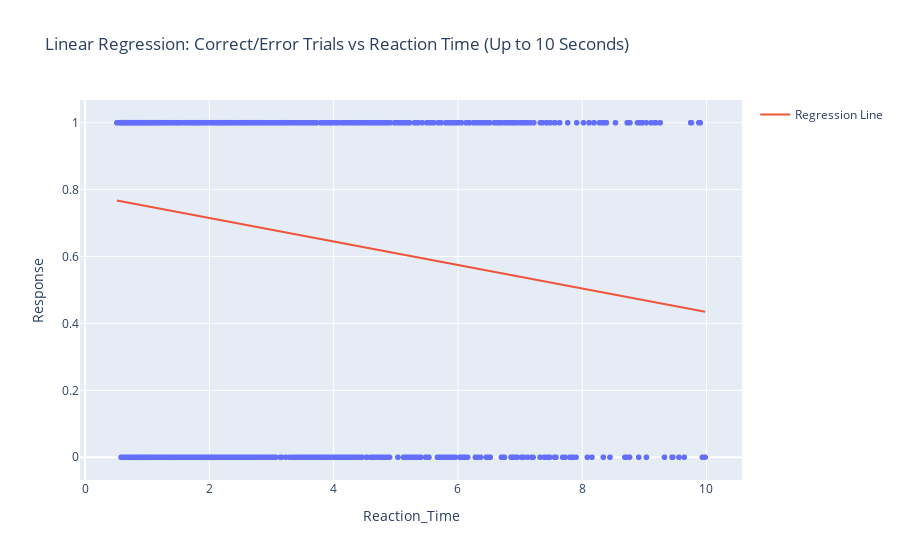

This figure's notebook cell:
### Code cell
# Predict correct trials by reaction time
df = pd.DataFrame(trial_data)

# Filter out trials that took longer than 10 seconds
df = df[df['Reaction_Time'] <= 10]

# Convert 'Response' column to numeric (True -> 1, False -> 0)
df['Response'] = df['Response'].astype(int)

# Define the predictor and target variables
X = df[['Reaction_Time']]
y = df['Response']

# Perform linear regression
model = LinearRegression()
model.fit(X, y)

# Predict values
df['Predicted'] = model.predict(X)

# Visualization with Plotly
fig = px.scatter(df, x='Reaction_Time', y='Response', title='Linear Regression: Correct/Error Trials vs Reaction Time (Up to 10 Seconds)')
fig.add_trace(go.Scatter(x=df['Reaction_Time'], y=df['Predicted'], mode='lines', name='Regression Line'))

# Show plot
fig.show()

### Figure 1 — Plotly figure (JSON) as saved in the notebook; plotly's stock layout.template omitted (floating-point values rounded to 4 significant figures; data arrays with more than 128 entries replaced by an {"elided": "..."} marker saying what was removed)
{"data": [{"hovertemplate": "Reaction_Time=%{x}<br>Response=%{y}<extra></extra>", "legendgroup": "", "marker": {"color": "#636efa", "symbol": "circle"}, "mode": "markers", "name": "", "showlegend": false, "type": "scattergl", "x": {"elided": "1738 float values"}, "xaxis": "x", "y": {"elided": "1738 int values"}, "yaxis": "y"}, {"mode": "lines", "name": "Regression Line", "type": "scatter", "x": {"elided": "1738 float values"}, "y": {"elided": "1738 float values"}}], "layout": {"legend": {"tracegroupgap": 0}, "title": {"text": "Linear Regression: Correct/Error Trials vs Reaction Time (Up to 10 Seconds)"}, "xaxis": {"anchor": "y", "domain": [0, 1], "title": {"text": "Reaction_Time"}}, "yaxis": {"anchor": "x", "domain": [0, 1], "title": {"text": "Response"}}}}
